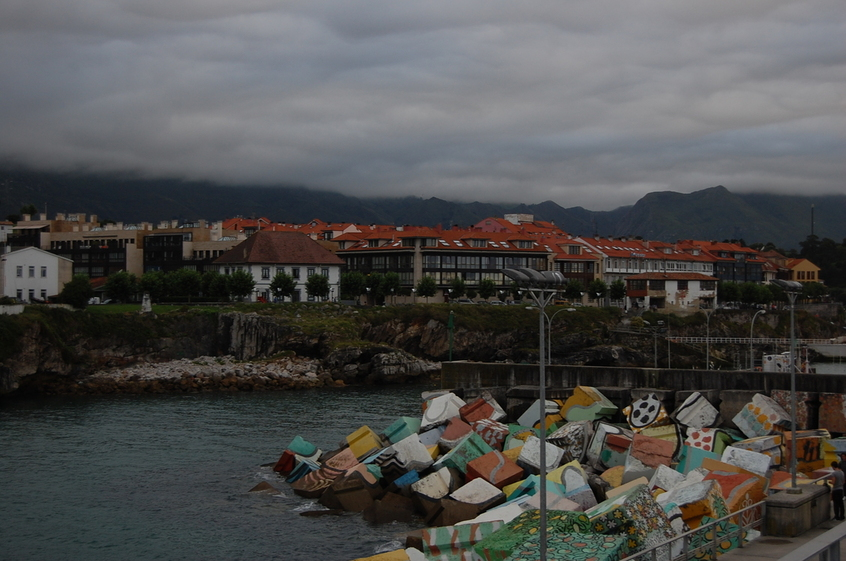
%> input picture lab2/Data/llanes/llanes_a.jpg, 846 x 561 px
$ octave lab2.m   (GNU Octave 9; MATLAB toolbox functions it lacks are replaced by stand-ins)
%> lines starting %> are read from the running program, lines starting %| are printed output that depends on the picture
### lab2/sift/sift.m
function [frames,descriptors,gss,dogss]=sift(I,varargin)
% SIFT Extract SIFT features
%   [FRAMES,DESCR]=SIFT(I) extracts the SIFT frames FRAMES and their
%   descriptors DESCR from the image I.
%
%   The image I must be gray-scale, of storage class DOUBLE and
%   ranging in [0,1].
%
%   FRAMES is a 4xK matrix storing one SIFT frame per column. Its
%   format is:
%
%     FRAMES(1:2,k)  center (X,Y) of the frame k,
%     FRAMES(3,k)    scale SIGMA of the frame k,
%     FRAMES(4,k)    orientation THETA of the frame k.
%
%   Note that the X,Y center coordinates are (0,0) based, contrary to
%   the standard MATLAB convention that uses (1,1) as the top-left
%   image coordiante. The plotting function PLOTSIFTFRAME() and
%   PLOTSIFTDESCRIPTOR() automatically shift the keypoints to the
%   default (1,1) reference.
%
%   DESCR is a DxK matrix stores one descriptor per columm (usually
%   D=128).
%
%   [FRAMES,DESCR,GSS,DOGSS]=SIFT(...) returns the Gaussian and
%   Difference of Gaussians scale spaces computed by the algorithm.
%
%   The function accepts the following option-value pairs:
%
%   Verbosity - Verbosity level [{0},1]
%     0 = quiet, 1 = print detailed progress report
%
%   BoundaryPoint - Remove frames on the image boundaries [0,{1}]
%     Remove points whose descriptor intersects the boundary.
%
%   NumOctaves - Number of octaves [1,2,...]
%     Number of octaves of the Gaussian scale space. By default it is
%     computed to cover all possible feature sizes.
%
%   FirstOctave - Index of the first octave [...,-1,{0},+1,...]
%     Setting the parameter to -1 has the effect of doubling the image
%     before computing the scale space.
%
%   NumLevels - [1,2,...]
%     Number of scale levels within each octave.
%
%   Sigma0 - Base smoothing [pixels]
%     Smoothing of the level 0 of octave 0 of the scale space. By
%     default it is set to be equivalent to the value 1.6 of [1].
%     Since however 1.6 is the smoothing of the level -1 and Simga0
%     of the level 0, the actual value is NOT 1.6.
%
%   SigmaN - Nominal smoothing [pixels, {0.5}]
%     Nominal smoothing of the input image.
%
%   Threshold - Strenght threshold [>= 0, {0.01}]
%     Maxima of the DOG scale space [1] below this threshold are
%     ignored. Smaller values accept more features.
%
%   EdgeThreshold - Localization threshold [>= 0, {10}]
%     Feature which have flattness score [1] above this threshold are
%     ignored. Bigger values accept more features.
%
%   Magnif - Descriptor window magnification
%     See SIFTDESCRIPTOR().
%
%   NumSpatialBins - Number of spatial bins [2,{4},6,...]
%     See SIFTDESCRIPTOR().
%
%   NumOrientbins - Number of orientation bins [1,2,...,{8},...]
%     See SIFTDESCRIPTOR().
%
%  REFERENCES
%  [1] D. G. Lowe, "Distinctive image features from scale-invariant
%      keypoints," IJCV, vol. 2, no. 60, pp. 91 110, 2004.
%
%   See also GAUSSIANSS(), DIFFSS(), PLOTSIFTFRAME(), PLOTSIFTDESCRIPTOR(),
%            SIFTDESCRIPTOR(), SIFTMATCH().
%

% AUTORIGHTS
% Copyright (c) 2006 The Regents of the University of California.
% All Rights Reserved.
%
% Created by Andrea Vedaldi
% UCLA Vision Lab - Department of Computer Science
%
% Permission to use, copy, modify, and distribute this software and its
% documentation for educational, research and non-profit purposes,
% without fee, and without a written agreement is hereby granted,
% provided that the above copyright notice, this paragraph and the
% following three paragraphs appear in all copies.
%
% This software program and documentation are copyrighted by The Regents
% of the University of California. The software program and
% documentation are supplied "as is", without any accompanying services
% from The Regents. The Regents does not warrant that the operation of
% the program will be uninterrupted or error-free. The end-user
% understands that the program was developed for research purposes and
% is advised not to rely exclusively on the program for any reason.
%
% This software embodies a method for which the following patent has
% been issued: "Method and apparatus for identifying scale invariant
% features in an image and use of same for locating an object in an
% image," David G. Lowe, US Patent 6,711,293 (March 23,
% 2004). Provisional application filed March 8, 1999. Asignee: The
% University of British Columbia.
%
% IN NO EVENT SHALL THE UNIVERSITY OF CALIFORNIA BE LIABLE TO ANY PARTY
% FOR DIRECT, INDIRECT, SPECIAL, INCIDENTAL, OR CONSEQUENTIAL DAMAGES,
% INCLUDING LOST PROFITS, ARISING OUT OF THE USE OF THIS SOFTWARE AND
% ITS DOCUMENTATION, EVEN IF THE UNIVERSITY OF CALIFORNIA HAS BEEN
% ADVISED OF THE POSSIBILITY OF SUCH DAMAGE. THE UNIVERSITY OF
% CALIFORNIA SPECIFICALLY DISCLAIMS ANY WARRANTIES, INCLUDING, BUT NOT
% LIMITED TO, THE IMPLIED WARRANTIES OF MERCHANTABILITY AND FITNESS FOR
% A PARTICULAR PURPOSE. THE SOFTWARE PROVIDED HEREUNDER IS ON AN "AS IS"
% BASIS, AND THE UNIVERSITY OF CALIFORNIA HAS NO OBLIGATIONS TO PROVIDE
% MAINTENANCE, SUPPORT, UPDATES, ENHANCEMENTS, OR MODIFICATIONS.

% --------------------------------------------------------------------
%                                                  Check the arguments
% --------------------------------------------------------------------
if(nargin < 1)
  error('At least one argument is required.') ;
end

[M,N,C] = size(I) ;

% Lowe's equivalents choices
S      =  3 ;
omin   = -1 ;
O      = floor(log2(min(M,N)))-omin-3 ; % up to 8x8 images
sigma0 = 1.6*2^(1/S) ;                  % smooth lev. -1 at 1.6
sigman = 0.5 ;
thresh = 0.04 / S / 2 ;
r      = 10 ;
NBP    = 4 ;
NBO    = 8 ;
magnif = 3.0 ;

% Parese input
compute_descriptor = 0 ;
discard_boundary_points = 1 ;
verb = 0 ;

for k=1:2:length(varargin)
  switch lower(varargin{k})

    case 'numoctaves'
      O = varargin{k+1} ;

    case 'firstoctave'
      omin = varargin{k+1} ;

    case 'numlevels'
      S = varargin{k+1} ;

    case 'sigma0'
      sigma0 = varargin{k+1} ;

    case 'sigman'
      sigmaN = varargin{k+1} ;

    case 'threshold'
      thresh = varargin{k+1} ;

    case 'edgethreshold'
      r = varargin{k+1} ;

    case 'boundarypoint'
     discard_boundary_points = varargin{k+1} ;

    case 'numspatialbins'
      NBP = varargin{k+1} ;

    case 'numorientbins'
      NBO = varargin{k+1} ;

    case 'magnif'
      magnif = varargin{k+1} ;

    case 'verbosity'
     verb = varargin{k+1} ;

    otherwise
      error(['Unknown parameter ''' varargin{k} '''.']) ;
  end
end

% Arguments sanity check
if C > 1
  error('I should be a grayscale image') ;
end

frames      = [] ;
descriptors = [] ;

% --------------------------------------------------------------------
%                                         SIFT Detector and Descriptor
% --------------------------------------------------------------------

% Compute scale spaces
if verb>0, fprintf('SIFT: computing scale space...') ; tic ; end

gss = gaussianss(I,sigman,O,S,omin,-1,S+1,sigma0) ;

if verb>0, fprintf('(%.3f s gss; ',toc) ; tic ; end

dogss = diffss(gss) ;

if verb > 0, fprintf('%.3f s dogss) done\n',toc) ; end
if verb > 0
  fprintf('SIFT scale space parameters [PropertyName in brackets]\n');
  fprintf('  sigman [SigmaN]        : %f\n', sigman) ;
  fprintf('  sigma0 [Sigma0]        : %f\n', dogss.sigma0) ;
  fprintf('       O [NumOctaves]    : %d\n', dogss.O) ;
  fprintf('       S [NumLevels]     : %d\n', dogss.S) ;
  fprintf('    omin [FirstOctave]   : %d\n', dogss.omin) ;
  fprintf('    smin                 : %d\n', dogss.smin) ;
  fprintf('    smax                 : %d\n', dogss.smax) ;
  fprintf('SIFT detector parameters\n')
  fprintf('  thersh [Threshold]     : %e\n', thresh) ;
  fprintf('       r [EdgeThreshold] : %.3f\n', r) ;
  fprintf('SIFT descriptor parameters\n')
  fprintf('  magnif [Magnif]        : %.3f\n', magnif) ;
  fprintf('     NBP [NumSpatialBins]: %d\n', NBP) ;
  fprintf('     NBO [NumOrientBins] : %d\n', NBO) ;
end

for o=1:gss.O
  if verb > 0
    fprintf('SIFT: processing octave %d\n', o-1+omin) ;
                tic ;
  end

  % Local maxima of the DOG octave
  % The 80% tricks discards early very weak points before refinement.
  idx = siftlocalmax(  dogss.octave{o}, 0.8*thresh  ) ;
  idx = [idx , siftlocalmax( - dogss.octave{o}, 0.8*thresh)] ;

  K=length(idx) ;
  [i,j,s] = ind2sub( size( dogss.octave{o} ), idx ) ;
  y=i-1 ;
  x=j-1 ;
  s=s-1+dogss.smin ;
  oframes = [x(:)';y(:)';s(:)'] ;

  if verb > 0
    fprintf('SIFT: %d initial points (%.3f s)\n', ...
      size(oframes, 2), toc) ;
    tic ;
  end

  % Remove points too close to the boundary
  if discard_boundary_points
    % radius = maginf * sigma * NBP / 2
    % sigma = sigma0 * 2^s/S

    rad = magnif * gss.sigma0 * 2.^(oframes(3,:)/gss.S) * NBP / 2 ;
    sel=find(...
      oframes(1,:)-rad >= 1                     & ...
      oframes(1,:)+rad <= size(gss.octave{o},2) & ...
      oframes(2,:)-rad >= 1                     & ...
      oframes(2,:)+rad <= size(gss.octave{o},1)     ) ;
    oframes=oframes(:,sel) ;

    if verb > 0
      fprintf('SIFT: %d away from boundary\n', size(oframes,2)) ;
      tic ;
    end
  end

  % Refine the location, threshold strength and remove points on edges
  oframes = siftrefinemx(...
    oframes, ...
    dogss.octave{o}, ...
    dogss.smin, ...
    thresh, ...
    r) ;

  if verb > 0
    fprintf('SIFT: %d refined (%.3f s)\n', ...
            size(oframes,2),toc) ;
    tic ;
  end

  % Compute the oritentations
  oframes = siftormx(...
    oframes, ...
    gss.octave{o}, ...
    gss.S, ...
    gss.smin, ...
    gss.sigma0 ) ;

  % Store frames
  x     = 2^(o-1+gss.omin) * oframes(1,:) ;
  y     = 2^(o-1+gss.omin) * oframes(2,:) ;
  sigma = 2^(o-1+gss.omin) * gss.sigma0 * 2.^(oframes(3,:)/gss.S) ;
  frames = [frames, [x(:)' ; y(:)' ; sigma(:)' ; oframes(4,:)] ] ;


  % Descriptors
  if nargout > 1
    if verb > 0
      fprintf('SIFT: computing descriptors...') ;
      tic ;
    end

    sh = siftdescriptor(...
      gss.octave{o}, ...
      oframes, ...
      gss.sigma0, ...
      gss.S, ...
      gss.smin, ...
      'Magnif', magnif, ...
      'NumSpatialBins', NBP, ...
      'NumOrientBins', NBO) ;

    descriptors = [descriptors, sh] ;

    if verb > 0, fprintf('done (%.3f s)\n',toc) ; end
  end
end

### lab2/lab2.m
%%%%%%%%%%%%%%%%%%%%%%%%%%%%%%%%%%%%%%%%%%%%%%%%%%%%%%%%%%%%%%%%%%%%%%%%%%%
%% Lab 2: Image mosaics

addpath('sift');

%%%%%%%%%%%%%%%%%%%%%%%%%%%%%%%%%%%%%%%%%%%%%%%%%%%%%%%%%%%%%%%%%%%%%%%%%%%
%% 1. Compute image correspondences

%% Open images

images_llanes = {'Data/llanes/llanes_a.jpg',
                 'Data/llanes/llanes_b.jpg',
                 'Data/llanes/llanes_c.jpg'};

images_castle = {'Data/castle_int/0016_s.png',
                 'Data/castle_int/0015_s.png',
                 'Data/castle_int/0014_s.png'};

images_site13 = {'Data/aerial/site13/frame00000.png',
                 'Data/aerial/site13/frame00002.png',
                 'Data/aerial/site13/frame00003.png'};

images_site22 = {'Data/aerial/site22/frame_00001.tif',
                 'Data/aerial/site22/frame_00018.tif',
                 'Data/aerial/site22/frame_00030.tif'};

imargb = imread(images_llanes{1});
%> imargb is the input picture: size 561x846x3 uint8; mean R, G, B 77.7, 77.5, 76.8
imbrgb = imread(images_llanes{2});
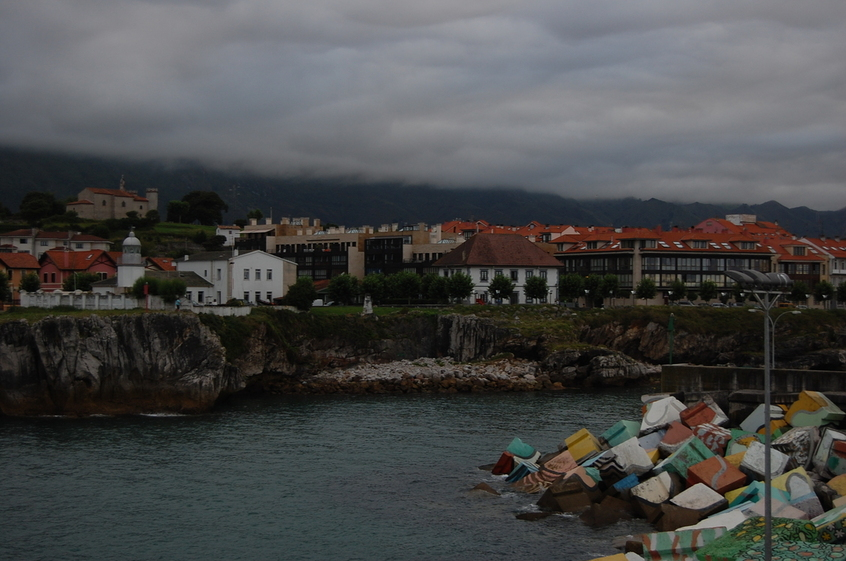
%> input picture lab2/Data/llanes/llanes_b.jpg, 846 x 561 px
%> imbrgb is the input picture: size 561x846x3 uint8; mean R, G, B 72.4, 73.2, 73.1
imcrgb = imread(images_llanes{3});
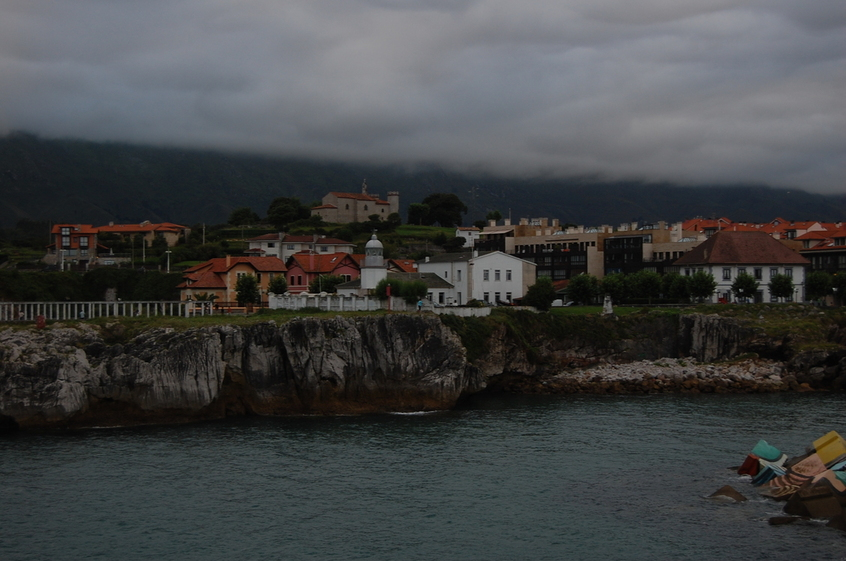
%> input picture lab2/Data/llanes/llanes_c.jpg, 846 x 561 px
%> imcrgb is the input picture: size 561x846x3 uint8; mean R, G, B 66.1, 68.1, 68.9

ima = double(rgb2gray(imargb)) / 255;
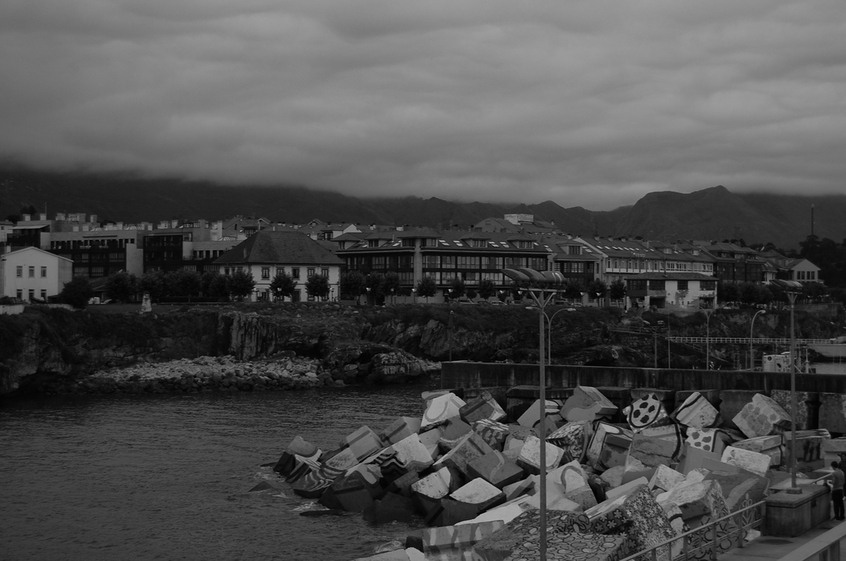
%> ima: size 561x846 double; min 0, max 0.757, mean 0.304
imb = double(rgb2gray(imbrgb)) / 255;
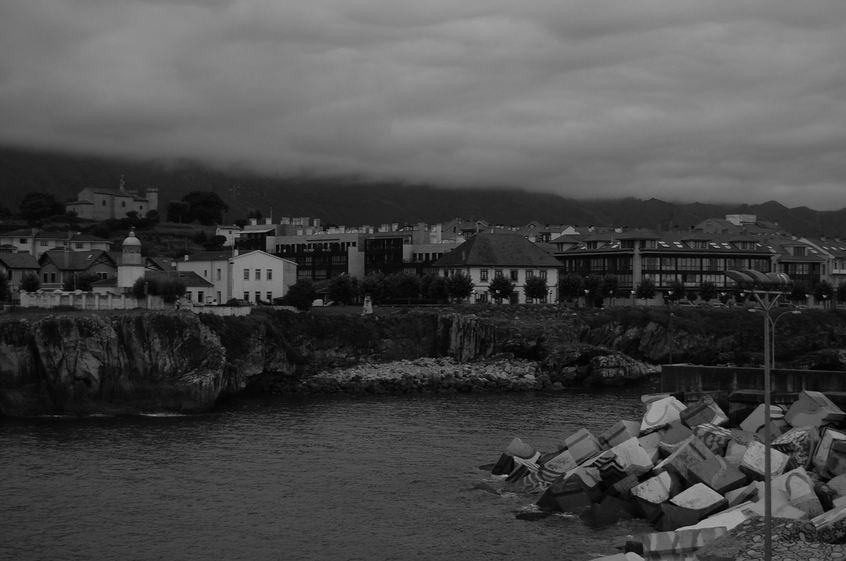
%> imb: size 561x846 double; min 0, max 0.722, mean 0.286
imc = double(rgb2gray(imcrgb)) / 255;
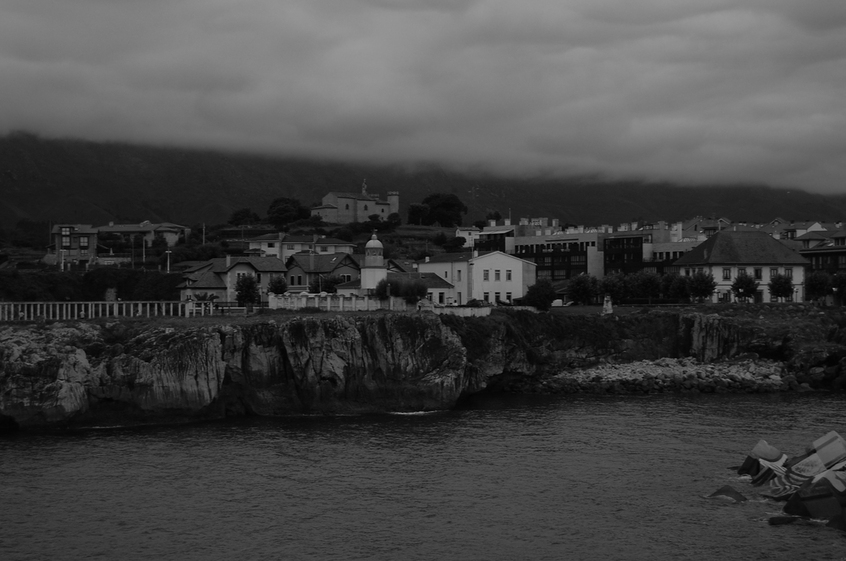
%> imc: size 561x846 double; min 0, max 0.6, mean 0.265

%% Compute SIFT keypoints
[points_a, desc_a] = sift(ima, 'Threshold', 0.01, 'Verbosity', 1);
%> the loop in sift, `for k=1:2:length(varargin)` made 2 passes
%> thresh on pass 1: 0.01
%> verb on pass 2: 1
%> after the loop in sift, `for k=1:2:length(varargin)`: NBO = 8; NBP = 4; S = 3; discard_boundary_points = 1; magnif = 3; omin = -1; r = 10; sigma0 = 2.02
%> the run ends on the next line
